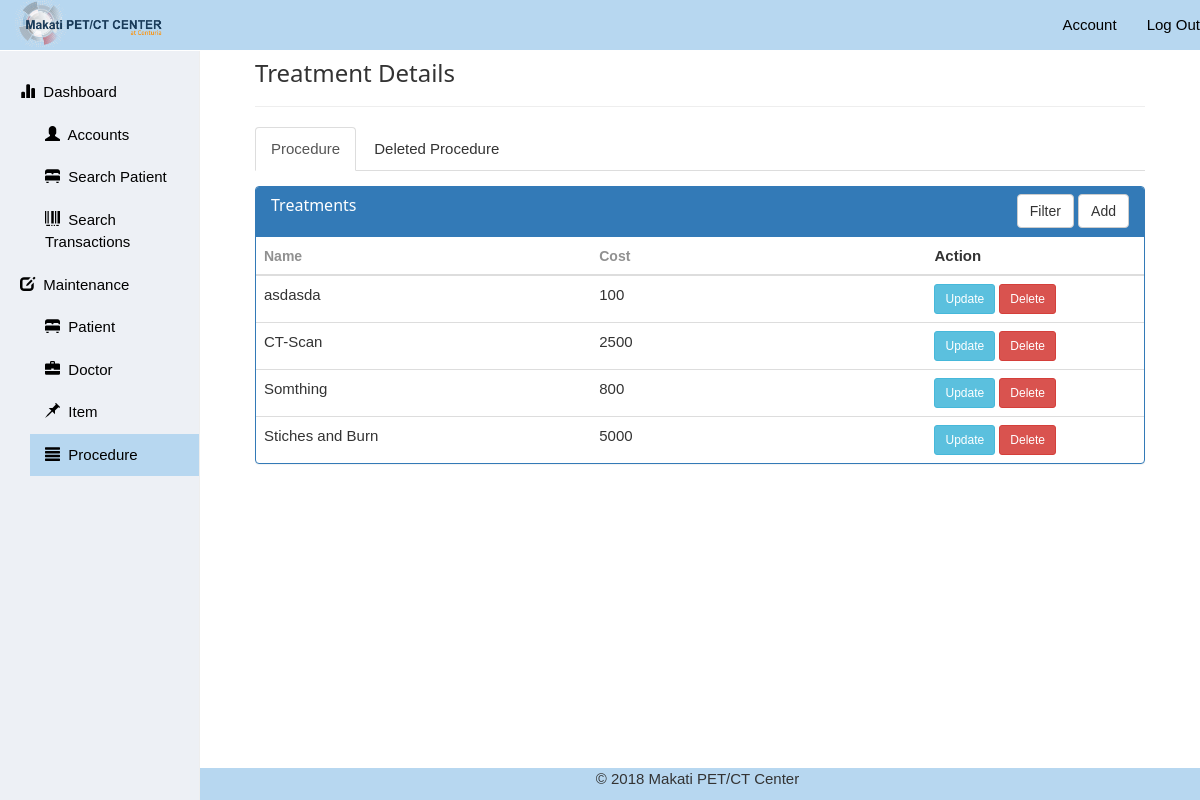
/views/admin/treatmentsettings.php (signed in), run on the app's committed database.
### tables this page shows
CREATE TABLE `tbl_procedure` (
  `procedure_id` varchar(11) NOT NULL,
  `procedure_name` varchar(45) NOT NULL,
  `procedure_cost` float NOT NULL,
  `procedure_status` tinyint(1) NOT NULL DEFAULT '0' COMMENT '1 = Active, 2 = Deleted'
);

### views/admin/treatmentsettings.php (the view, shortened to what this page needs)
<!DOCTYPE html>
<html>
  <head>
    <link rel="stylesheet" type="text/css" href="./../../css/bootstrap.min.css">
    <link rel="stylesheet" href="./../../css/w3.css">
    <link rel="stylesheet" type="text/css" href="./../../css/setting.css">
  </head>
  <body>
     <header>
      <nav class="navbar navbar-default navbar-fixed-top">
          <div class="navbar-header">
            <a href="index.php" class="navbar-brand"><img src="./../../files/logo/brandimagev2.png" class="img-responsive"></a>
          </div>
          <div class="collapse navbar-collapse" id="bs-example-navbar-collapse-1">
            <ul class="nav navbar-nav navbar-right" id="navbar-right">
              <li><a href="account.php">Account</a></li>
              <li><a href="./../../controller/logout.php">Log Out</a></li>
            </ul>
          </div>
      </nav>
    </header>
    <main>
      <div class="container-fluid">
        <div class="row">
          <div class="col-sm-3 col-md-2 sidebar">
            <ul class="nav nav-sidebar">
              <li>
                <a href="index.php"><span class="glyphicon glyphicon-stats" aria-hidden="true"></span>&nbsp Dashboard <span class="sr-only">(current)</span> </a>
                <ul class="nav" id="mn-sub-menu">
                  <li><a href="account.php"><span class="glyphicon glyphicon-user" aria-hidden="true"></span>&nbsp Accounts</a></li>
                  <li><a href="patientsearch.php"><span class="glyphicon glyphicon-bed" aria-hidden="true"></span>&nbsp Search Patient</a></li>
                  <li><a href="invoicecreation.php"><span class="glyphicon glyphicon-barcode" aria-hidden="true"></span>&nbsp Search Transactions</a></li>
                </ul>
              </li>
              <li>
                <a style="background-color: #edf0f5; color: #000000;"><span class="glyphicon glyphicon-edit" aria-hidden="true"></span>&nbsp Maintenance</a>
                <ul class="nav" id="mn-sub-menu">
                  <li><a href="patientsettings.php"><span class="glyphicon glyphicon-bed" aria-hidden="true"></span>&nbsp Patient</a></li>
                  <li><a href="doctorsettings.php"><span class="glyphicon glyphicon-briefcase" aria-hidden="true"></span>&nbsp Doctor</a></li>
                  <li><a href="itemsettings.php"><span class="glyphicon glyphicon-pushpin" aria-hidden="true"></span>&nbsp Item</a></li>
                  <li style="color: #000000;background-color: #b7d7f0;"><a href="treatmentsettings.php"><span class="glyphicon glyphicon-align-justify" aria-hidden="true"></span>&nbsp Procedure</a></li>
                </ul>
              </li>
            </ul>
          </div>
          <div class="col-sm-9 col-sm-offset-3 col-md-10 col-md-offset-2 main">
            <div class="col-sm-12 col-md-12">
              <div class="mn-dashboard-header">
                <h3>Treatment Details</h3>
                <hr>
                <ul class="nav nav-tabs">
                  <li class="active"><a href="#mn-procedure-panel" data-toggle="tab">Procedure</a></li>
                  <li><a href="#mn-deleted-procedure-panel" data-toggle="tab">Deleted Procedure</a></li>
                </ul>
              </div>
              <div class="tab-content">
                <div class="panel panel-primary filterable tab-pane active" id="mn-procedure-panel">
                  <div class="panel-heading" style="height: 50px;">
                      <h3 class="panel-title">Treatments</h3>
                      <div class="pull-right">
                          <button class="btn btn-default btn-md btn-filter"><span class="fa fa-filter"></span> Filter</button>
                          <button class="btn btn-default btn-md" data-toggle="modal" data-target="#open_treament"><span class="fa fa-plus"></span> Add</button>
                      </div>
                  </div>
                  <table class="table table-hover">
                    <thead>
                      <tr class="filters">
                        <th><input type="text" class="form-control" placeholder="Name" disabled></th>
                        <th><input type="text" class="form-control" placeholder="Cost" disabled></th>
                        <th>Action</th>
                      </tr>
                    </thead>
                    <tbody>
                      <?php
                        require('./../../controller/db_connect.php');
                        $preparedStmt = "SELECT * FROM `tbl_procedure` WHERE `procedure_status`=1 ORDER BY `procedure_name`";
                        $stmt = $connection->prepare($preparedStmt);
                        $stmt->execute();
                        while ($row = $stmt->fetch(PDO::FETCH_ASSOC))
                        {
                        ?>
                        <tr class="clickable-row">
                            <td><?php echo $row['procedure_name']; ?></td>
                            <td><?php echo $row['procedure_cost']; ?></td>
                            <td><input type="submit" class="btn btn-info btn-sm procedure_update" value="Update" id="<?php echo $row['procedure_id']; ?>" name="procedure_update" />
                                <input type="submit" class="btn btn-danger btn-sm procedure_delete" value="Delete" id="<?php echo $row['procedure_id']; ?>" name="procedure_delete" /></td>
                        </tr>
                        <?php
                        }
                        ?>
                    </tbody>
                  </table>
                </div>
              </div>
            </div>
          </div>
        </div>
      </div>
    </main>
    <footer>
      <div class="container-fluid">
        <div class="col-sm-9 col-sm-offset-3 col-md-10 col-md-offset-2">
          <p class="text-center">© 2018 Makati PET/CT Center</p>
        </div>
      </div>
    </footer>
  </body>
</html>

### css/w3.css (style rules this page uses)
*,*:before,*:after { box-sizing:inherit }
html { -ms-text-size-adjust:100%;-webkit-text-size-adjust:100% }
body { margin:0 }
article,aside,details,figcaption,figure,footer,header,main,menu,nav,section,summary { display:block }
a { background-color:transparent;-webkit-text-decoration-skip:objects }
img { border-style:none }
hr { box-sizing:content-box;height:0;overflow:visible }
button,input,select,textarea { font:inherit;margin:0 }
button,input { overflow:visible }
button,select { text-transform:none }
button,html [type=button],[type=reset],[type=submit] { -webkit-appearance:button }
html,body { font-family:Verdana,sans-serif;font-size:15px;line-height:1.5 }
html { overflow-x:hidden }
h3 { font-size:24px }
h1,h2,h3,h4,h5,h6 { font-family:"Segoe UI",Arial,sans-serif;font-weight:400;margin:10px 0 }
hr { border:0;border-top:1px solid #eee;margin:20px 0 }
img { vertical-align:middle }
a { color:inherit }

### css/setting.css (style rules this page uses)
body { background-color: #ffffff; font-family: Fira Sans, sans-serif; font-weight: normal; }
.navbar { position: absolute; top: 0; right: 0; left: 0; background-color: #b7d7f0; border: 0; }
.navbar-brand>img { margin-top: -15px; max-width: 150px; }
#navbar-right>li>a { color: #000000; }
.sidebar { display: none; }
@media (min-width: 768px) { .sidebar { position: fixed; top: 51px; bottom: 0; left: 0; z-index: 1000; display: block; padding: 20px; overflow-x: hidden; overflow-y: auto; background-color: #edf0f5; border-right: 1px solid #eee; } }
.nav-sidebar { margin-right: -21px; margin-bottom: 20px; margin-left: -20px; }
.nav-sidebar > li > a { padding-right: 20px; padding-left: 20px; }
.nav-sidebar li > a { color: #000000; }
#mn-sub-menu { margin-left: 30px; }
.mn-dashboard-header { margin-top: 60px; }
@media (min-width: 768px) { .main { padding-right: 40px; padding-left: 40px; } }
.filterable { margin-top: 15px; }
.filterable .panel-heading .pull-right { margin-top: -20px; }
.filterable .filters input[disabled] { background-color: transparent; border: none; cursor: auto; box-shadow: none; padding: 0; height: auto; }
footer { position: fixed; width: 100%; height: auto; bottom: 0; background-color: #b7d7f0; }

### data on the page
tbl_procedure: procedure_name "asdasda", procedure_cost "100"
tbl_procedure: procedure_name "CT-Scan", procedure_cost "2500"
tbl_procedure: procedure_name "Somthing", procedure_cost "800"
tbl_procedure: procedure_name "Stiches and Burn", procedure_cost "5000"
